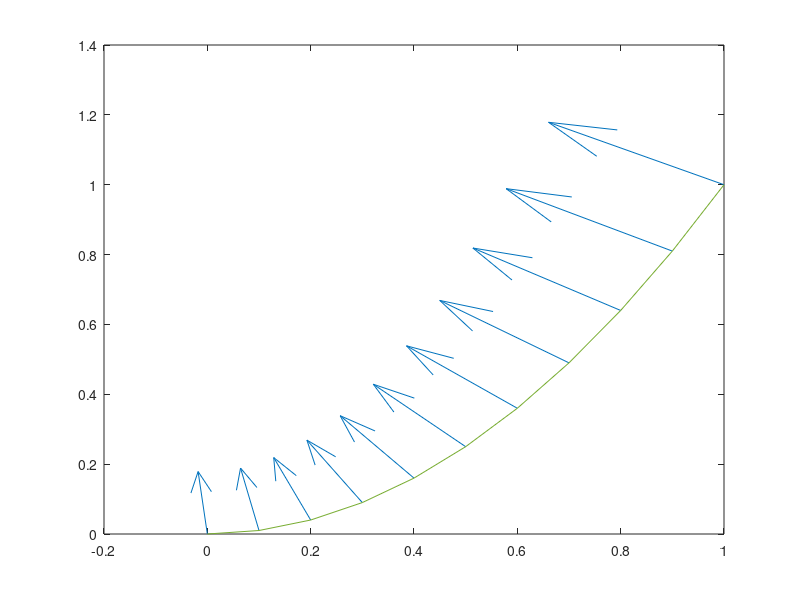

Write MATLAB code to recreate this figure.
x = rand(1,2);
y = rand(1,2);
line(x,y)
% Slope of current line
m = (diff(y)/diff(x));
% Slope of new line
minv = -1/m;
line([mean(x) mean(x)+0.5],[mean(y) mean(y)+0.5*minv],'Color','red')
axis equal


%%

x = 0:0.1:1;
y = x.*x;
dy = gradient(y);
dx = gradient(x);
quiver(x,y,-dy,dx)
hold on; plot( x, y)